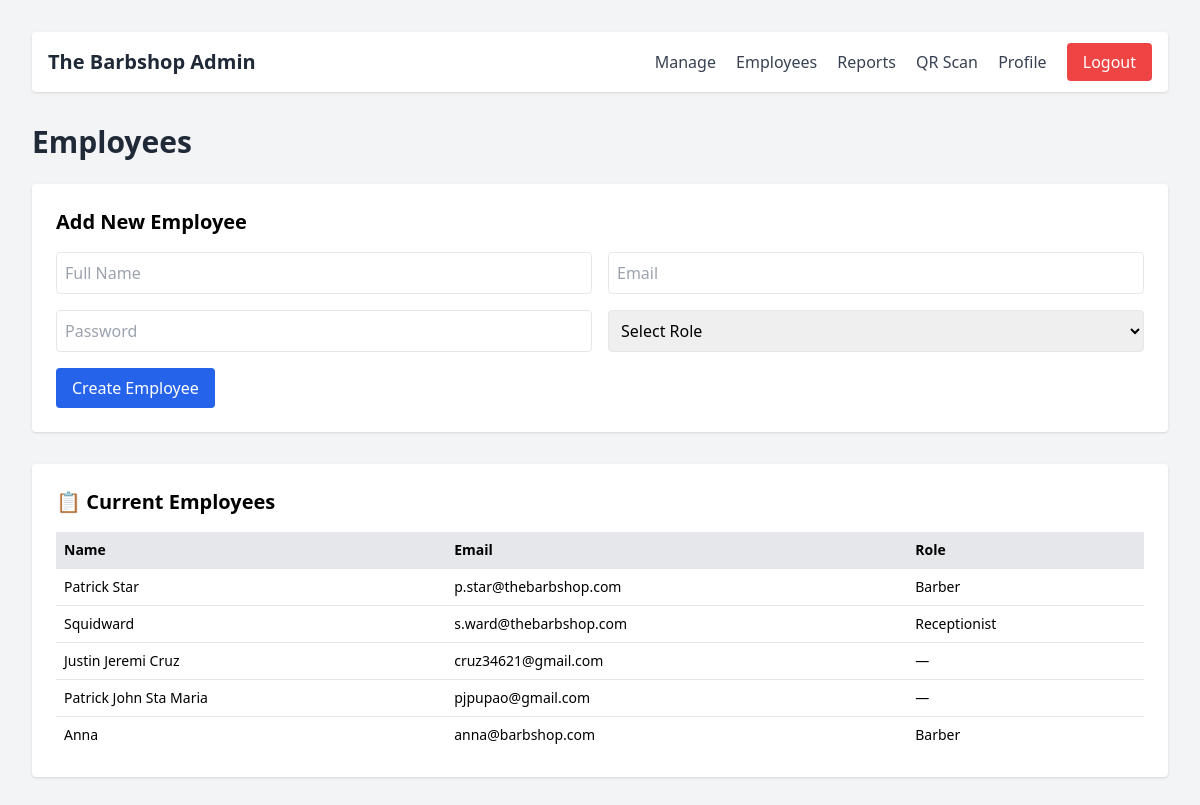
The page /roles (signed in) on the database as committed earlier.
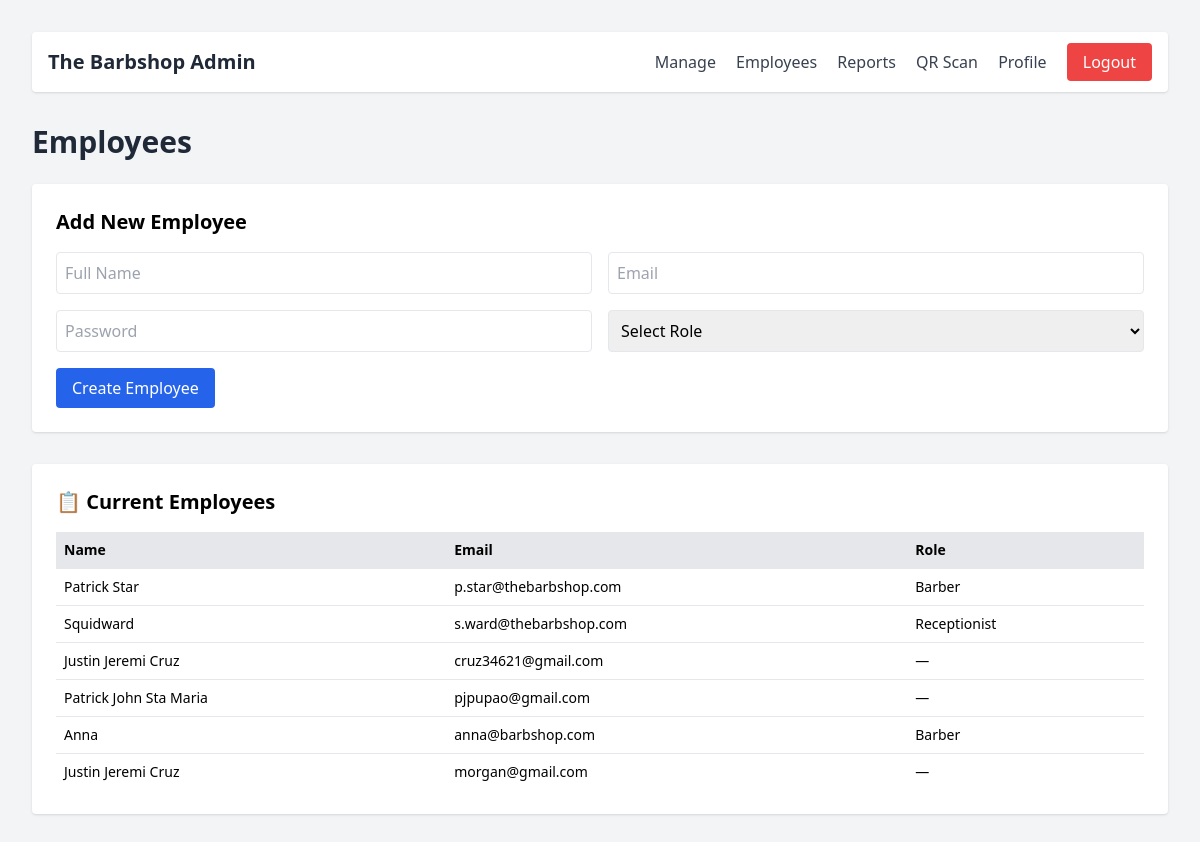
The same page on the database as committed later.
### app/models.py (models this page shows, shortened)
class User(UserMixin, db.Model):
    __tablename__ = 'user'
    __table_args__ = {'extend_existing': True}
    id = db.Column(db.Integer, primary_key=True)
    full_name = db.Column(db.String(150), nullable=False)
    birthdate = db.Column(db.String(20), nullable=True)
    age = db.Column(db.Integer, nullable=True)
    address = db.Column(db.String(200), nullable=True)
    contact = db.Column(db.String(50), nullable=True)
    email = db.Column(db.String(100), unique=True, nullable=False)
    password = db.Column(db.String(255), nullable=False)
    role = db.Column(db.String(50))  # e.g. "Barber", "Receptionist"
    is_admin = db.Column(db.Boolean, default=False)
    bookings = db.relationship(
        'Booking',
        back_populates='user',
        foreign_keys='Booking.user_id',
        lazy=True
    )
    assigned_bookings = db.relationship(
        'Booking',
        back_populates='barber',
        foreign_keys='Booking.barber_id',
        lazy=True
    )

### app/routes.py (the view)
@main.route('/roles')
@login_required
def roles():
    if current_user.role not in ['Manager', 'Admin']:
        abort(403)
    employees = User.query.filter_by(is_admin=False).all()
    return render_template('employees.html', employees=employees)

### app/routes.py (called while the page is built)
@login_manager.user_loader
def load_user(user_id):
    return User.query.get(int(user_id))

### app/templates/employees.html (shortened to what this page needs)
<!DOCTYPE html>
<html lang="en">
<head>
  <script src="https://cdn.tailwindcss.com"></script>
</head>
{% include 'navbar.html' %}
<body class="bg-gray-100 min-h-screen p-8">
  <h1 class="text-3xl font-bold text-gray-800 mb-6">Employees</h1>
  <div class="bg-white p-6 rounded shadow mb-8">
    <h2 class="text-xl font-semibold mb-4">Add New Employee</h2>
    <form action="{{ url_for('main.add_employee') }}" method="POST">
      <div class="grid grid-cols-1 md:grid-cols-2 gap-4">
        <input name="full_name" placeholder="Full Name" required class="border p-2 rounded" />
        <input name="email" type="email" placeholder="Email" required class="border p-2 rounded" />
        <input name="password" type="password" placeholder="Password" required class="border p-2 rounded" />
        <select name="role" required class="border p-2 rounded">
          <option value="" disabled selected>Select Role</option>
        </select>
      </div>
      <button type="submit" class="mt-4 bg-blue-600 text-white px-4 py-2 rounded hover:bg-blue-700">
        Create Employee
      </button>
    </form>
  </div>
  <div class="bg-white p-6 rounded shadow">
    <h2 class="text-xl font-semibold mb-4">📋 Current Employees</h2>
    {% if employees %}
    <table class="w-full table-auto text-left text-sm">
      <thead class="bg-gray-200">
        <tr>
          <th class="p-2">Name</th>
          <th class="p-2">Email</th>
          <th class="p-2">Role</th>
        </tr>
      </thead>
      <tbody>
        {% for emp in employees %}
        <tr class="border-t">
          <td class="p-2">{{ emp.full_name }}</td>
          <td class="p-2">{{ emp.email }}</td>
          <td class="p-2">{{ emp.role or '—' }}</td>
        </tr>
        {% endfor %}
      </tbody>
    </table>
    {% else %}
    <p class="text-gray-600 italic">No employees found.</p>
    {% endif %}
  </div>
</body>
</html>

Rows that differ between the two databases and show on the page:
added User: full_name "Justin Jeremi Cruz", email "morgan@gmail.com", role "—"
